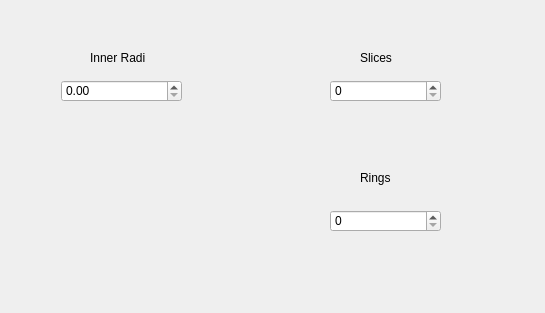
<?xml version="1.0" encoding="UTF-8"?>
<ui version="4.0">
 <class>TorusLayerWidget</class>
 <widget class="QWidget" name="TorusLayerWidget">
  <property name="geometry">
   <rect>
    <x>0</x>
    <y>0</y>
    <width>545</width>
    <height>313</height>
   </rect>
  </property>
  <property name="windowTitle">
   <string>Form</string>
  </property>
  <widget class="QLabel" name="label">
   <property name="geometry">
    <rect>
     <x>90</x>
     <y>50</y>
     <width>55</width>
     <height>16</height>
    </rect>
   </property>
   <property name="text">
    <string>Inner Radius</string>
   </property>
  </widget>
  <widget class="QLabel" name="label_2">
   <property name="geometry">
    <rect>
     <x>360</x>
     <y>50</y>
     <width>55</width>
     <height>16</height>
    </rect>
   </property>
   <property name="text">
    <string>Slices</string>
   </property>
  </widget>
  <widget class="QLabel" name="label_3">
   <property name="geometry">
    <rect>
     <x>360</x>
     <y>170</y>
     <width>55</width>
     <height>16</height>
    </rect>
   </property>
   <property name="text">
    <string>Rings</string>
   </property>
  </widget>
  <widget class="QDoubleSpinBox" name="innerRadius">
   <property name="geometry">
    <rect>
     <x>61</x>
     <y>80</y>
     <width>121</width>
     <height>22</height>
    </rect>
   </property>
  </widget>
  <widget class="QSpinBox" name="slices">
   <property name="geometry">
    <rect>
     <x>330</x>
     <y>80</y>
     <width>111</width>
     <height>22</height>
    </rect>
   </property>
  </widget>
  <widget class="QSpinBox" name="rings">
   <property name="geometry">
    <rect>
     <x>330</x>
     <y>210</y>
     <width>111</width>
     <height>22</height>
    </rect>
   </property>
  </widget>
 </widget>
 <resources/>
 <connections/>
</ui>
